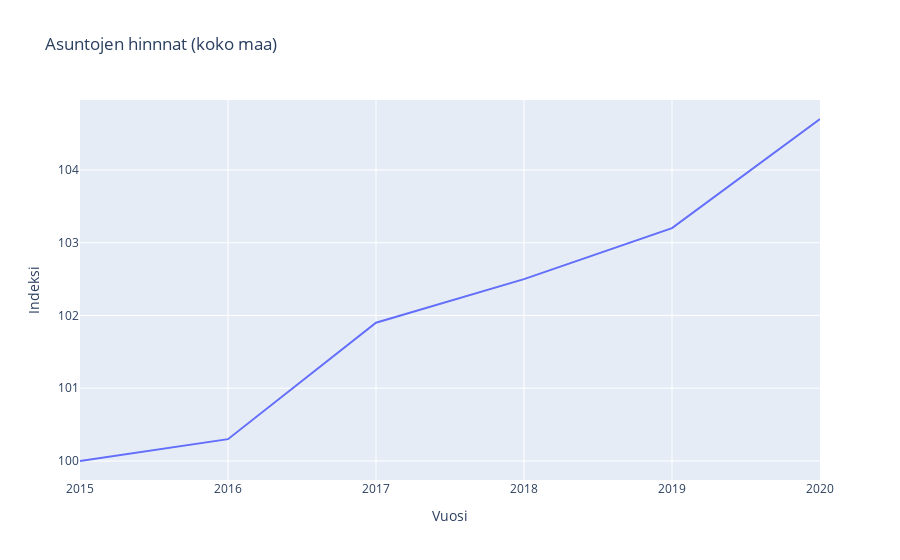

Source (notebook cell):
### Code cell
fig1 = px.line(as_hinnat, x="Vuosi", y="Indeksi", title="Asuntojen hinnnat (koko maa)")

fig1.show()

### Figure 1 — Plotly figure (JSON) as saved in the notebook; plotly's stock layout.template omitted (floating-point values rounded to 4 significant figures)
{"data": [{"hovertemplate": "Vuosi=%{x}<br>Indeksi=%{y}<extra></extra>", "legendgroup": "", "line": {"color": "#636efa", "dash": "solid"}, "marker": {"symbol": "circle"}, "mode": "lines", "name": "", "orientation": "v", "showlegend": false, "type": "scatter", "x": [2015, 2016, 2017, 2018, 2019, 2020], "xaxis": "x", "y": [100, 100.3, 101.9, 102.5, 103.2, 104.7], "yaxis": "y"}], "layout": {"legend": {"tracegroupgap": 0}, "title": {"text": "Asuntojen hinnnat (koko maa)"}, "xaxis": {"anchor": "y", "domain": [0, 1], "title": {"text": "Vuosi"}}, "yaxis": {"anchor": "x", "domain": [0, 1], "title": {"text": "Indeksi"}}}}
